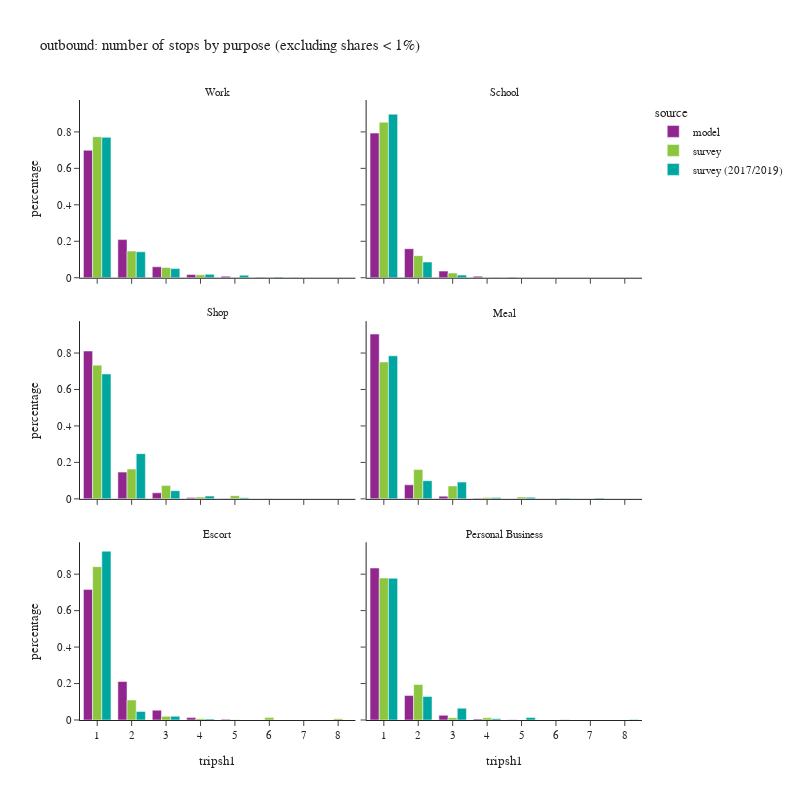

This figure's notebook cell:
### Code cell
df_plot = df_tour.groupby(['tripsh1','pdpurp_label','source'])['toexpfac'].sum().reset_index()
df_plot['percentage'] = df_plot.groupby(['pdpurp_label','source'], group_keys=False)['toexpfac']. \
    apply(lambda x: x / float(x.sum()))
df_plot2 = df_plot.loc[(df_plot['percentage'] > 0.001) & (df_plot['tripsh1'] <= 10)]

fig = px.bar(df_plot2.sort_values(['source','pdpurp_label']),
             x="tripsh1", y="percentage", color="source",barmode="group",
             facet_col='pdpurp_label', facet_col_wrap=2, 
             hover_data=['toexpfac'],
             title="outbound: number of stops by purpose (excluding shares < 1%)")
fig.update_layout(height=800, width=800)
fig.for_each_annotation(lambda a: a.update(text = a.text.split("=")[-1]))
fig.for_each_xaxis(lambda a: a.update(dict(dtick = 1, categoryorder='category ascending')))
fig.show()

### Figure 1 — Plotly figure (JSON) as saved in the notebook; plotly's stock layout.template omitted (floating-point values rounded to 4 significant figures)
{"data": [{"alignmentgroup": "True", "customdata": [[1148000.0], [343400.0], [98550.0], [28530.0], [13190.0], [4045.0], [2297.0]], "hovertemplate": "source=model<br>pdpurp_label=Work<br>tripsh1=%{x}<br>percentage=%{y}<br>toexpfac=%{customdata[0]}<extra></extra>", "legendgroup": "model", "marker": {"color": "#91268F", "pattern": {"shape": ""}}, "name": "model", "offsetgroup": "model", "orientation": "v", "showlegend": true, "textposition": "auto", "type": "bar", "x": [1, 2, 3, 4, 5, 6, 7], "xaxis": "x5", "y": [0.6994, 0.2091, 0.06002, 0.01738, 0.008035, 0.002464, 0.001399], "yaxis": "y5"}, {"alignmentgroup": "True", "customdata": [[524100.0], [105200.0], [24080.0], [5301.0], [1459.0]], "hovertemplate": "source=model<br>pdpurp_label=School<br>tripsh1=%{x}<br>percentage=%{y}<br>toexpfac=%{customdata[0]}<extra></extra>", "legendgroup": "model", "marker": {"color": "#91268F", "pattern": {"shape": ""}}, "name": "model", "offsetgroup": "model", "orientation": "v", "showlegend": false, "textposition": "auto", "type": "bar", "x": [1, 2, 3, 4, 5], "xaxis": "x6", "y": [0.7934, 0.1592, 0.03645, 0.008025, 0.002209], "yaxis": "y6"}, {"alignmentgroup": "True", "customdata": [[565200.0], [102300.0], [23100.0], [4742.0], [1252.0]], "hovertemplate": "source=model<br>pdpurp_label=Shop<br>tripsh1=%{x}<br>percentage=%{y}<br>toexpfac=%{customdata[0]}<extra></extra>", "legendgroup": "model", "marker": {"color": "#91268F", "pattern": {"shape": ""}}, "name": "model", "offsetgroup": "model", "orientation": "v", "showlegend": false, "textposition": "auto", "type": "bar", "x": [1, 2, 3, 4, 5], "xaxis": "x3", "y": [0.811, 0.1468, 0.03315, 0.006804, 0.001796], "yaxis": "y3"}, {"alignmentgroup": "True", "customdata": [[612500.0], [52150.0], [10040.0], [1987.0]], "hovertemplate": "source=model<br>pdpurp_label=Meal<br>tripsh1=%{x}<br>percentage=%{y}<br>toexpfac=%{customdata[0]}<extra></extra>", "legendgroup": "model", "marker": {"color": "#91268F", "pattern": {"shape": ""}}, "name": "model", "offsetgroup": "model", "orientation": "v", "showlegend": false, "textposition": "auto", "type": "bar", "x": [1, 2, 3, 4], "xaxis": "x4", "y": [0.9042, 0.07699, 0.01482, 0.002933], "yaxis": "y4"}, {"alignmentgroup": "True", "customdata": [[626700.0], [184500.0], [47120.0], [11430.0], [3668.0]], "hovertemplate": "source=model<br>pdpurp_label=Escort<br>tripsh1=%{x}<br>percentage=%{y}<br>toexpfac=%{customdata[0]}<extra></extra>", "legendgroup": "model", "marker": {"color": "#91268F", "pattern": {"shape": ""}}, "name": "model", "offsetgroup": "model", "orientation": "v", "showlegend": false, "textposition": "auto", "type": "bar", "x": [1, 2, 3, 4, 5], "xaxis": "x", "y": [0.7165, 0.2109, 0.05387, 0.01307, 0.004193], "yaxis": "y"}, {"alignmentgroup": "True", "customdata": [[294900.0], [47390.0], [9131.0], [1766.0], [433.0]], "hovertemplate": "source=model<br>pdpurp_label=Personal Business<br>tripsh1=%{x}<br>percentage=%{y}<br>toexpfac=%{customdata[0]}<extra></extra>", "legendgroup": "model", "marker": {"color": "#91268F", "pattern": {"shape": ""}}, "name": "model", "offsetgroup": "model", "orientation": "v", "showlegend": false, "textposition": "auto", "type": "bar", "x": [1, 2, 3, 4, 5], "xaxis": "x2", "y": [0.8337, 0.134, 0.02581, 0.004992, 0.001224], "yaxis": "y2"}, {"alignmentgroup": "True", "customdata": [[1034000.0], [195500.0], [74950.0], [21040.0], [1950.0], [2079.0]], "hovertemplate": "source=survey<br>pdpurp_label=Work<br>tripsh1=%{x}<br>percentage=%{y}<br>toexpfac=%{customdata[0]}<extra></extra>", "legendgroup": "survey", "marker": {"color": "#8CC63E", "pattern": {"shape": ""}}, "name": "survey", "offsetgroup": "survey", "orientation": "v", "showlegend": true, "textposition": "auto", "type": "bar", "x": [1, 2, 3, 4, 5, 6], "xaxis": "x5", "y": [0.7734, 0.1463, 0.05608, 0.01574, 0.001459, 0.001556], "yaxis": "y5"}, {"alignmentgroup": "True", "customdata": [[443500.0], [62920.0], [13500.0]], "hovertemplate": "source=survey<br>pdpurp_label=School<br>tripsh1=%{x}<br>percentage=%{y}<br>toexpfac=%{customdata[0]}<extra></extra>", "legendgroup": "survey", "marker": {"color": "#8CC63E", "pattern": {"shape": ""}}, "name": "survey", "offsetgroup": "survey", "orientation": "v", "showlegend": false, "textposition": "auto", "type": "bar", "x": [1, 2, 3], "xaxis": "x6", "y": [0.853, 0.121, 0.02596], "yaxis": "y6"}, {"alignmentgroup": "True", "customdata": [[441100.0], [98380.0], [44170.0], [6059.0], [10650.0], [935.1]], "hovertemplate": "source=survey<br>pdpurp_label=Shop<br>tripsh1=%{x}<br>percentage=%{y}<br>toexpfac=%{customdata[0]}<extra></extra>", "legendgroup": "survey", "marker": {"color": "#8CC63E", "pattern": {"shape": ""}}, "name": "survey", "offsetgroup": "survey", "orientation": "v", "showlegend": false, "textposition": "auto", "type": "bar", "x": [1, 2, 3, 4, 5, 6], "xaxis": "x3", "y": [0.7335, 0.1636, 0.07345, 0.01008, 0.01771, 0.001555], "yaxis": "y3"}, {"alignmentgroup": "True", "customdata": [[299000.0], [64060.0], [28150.0], [2793.0], [4038.0]], "hovertemplate": "source=survey<br>pdpurp_label=Meal<br>tripsh1=%{x}<br>percentage=%{y}<br>toexpfac=%{customdata[0]}<extra></extra>", "legendgroup": "survey", "marker": {"color": "#8CC63E", "pattern": {"shape": ""}}, "name": "survey", "offsetgroup": "survey", "orientation": "v", "showlegend": false, "textposition": "auto", "type": "bar", "x": [1, 2, 3, 4, 5], "xaxis": "x4", "y": [0.7509, 0.1609, 0.07069, 0.007015, 0.01014], "yaxis": "y4"}, {"alignmentgroup": "True", "customdata": [[555500.0], [72400.0], [13250.0], [4889.0], [903.3], [8657.0], [4796.0]], "hovertemplate": "source=survey<br>pdpurp_label=Escort<br>tripsh1=%{x}<br>percentage=%{y}<br>toexpfac=%{customdata[0]}<extra></extra>", "legendgroup": "survey", "marker": {"color": "#8CC63E", "pattern": {"shape": ""}}, "name": "survey", "offsetgroup": "survey", "orientation": "v", "showlegend": false, "textposition": "auto", "type": "bar", "x": [1, 2, 3, 4, 5, 6, 8], "xaxis": "x", "y": [0.8412, 0.1096, 0.02006, 0.007402, 0.001368, 0.01311, 0.007262], "yaxis": "y"}, {"alignmentgroup": "True", "customdata": [[238700.0], [59700.0], [3912.0], [3812.0]], "hovertemplate": "source=survey<br>pdpurp_label=Personal Business<br>tripsh1=%{x}<br>percentage=%{y}<br>toexpfac=%{customdata[0]}<extra></extra>", "legendgroup": "survey", "marker": {"color": "#8CC63E", "pattern": {"shape": ""}}, "name": "survey", "offsetgroup": "survey", "orientation": "v", "showlegend": false, "textposition": "auto", "type": "bar", "x": [1, 2, 3, 4], "xaxis": "x2", "y": [0.7787, 0.1947, 0.01276, 0.01243], "yaxis": "y2"}, {"alignmentgroup": "True", "customdata": [[1259000.0], [232500.0], [82130.0], [30700.0], [22300.0], [5520.0]], "hovertemplate": "source=survey (2017/2019)<br>pdpurp_label=Work<br>tripsh1=%{x}<br>percentage=%{y}<br>toexpfac=%{customdata[0]}<extra></extra>", "legendgroup": "survey (2017/2019)", "marker": {"color": "#00A7A0", "pattern": {"shape": ""}}, "name": "survey (2017/2019)", "offsetgroup": "survey (2017/2019)", "orientation": "v", "showlegend": true, "textposition": "auto", "type": "bar", "x": [1, 2, 3, 4, 5, 6], "xaxis": "x5", "y": [0.77, 0.1422, 0.05023, 0.01878, 0.01364, 0.003376], "yaxis": "y5"}, {"alignmentgroup": "True", "customdata": [[471300.0], [45310.0], [7591.0], [670.0]], "hovertemplate": "source=survey (2017/2019)<br>pdpurp_label=School<br>tripsh1=%{x}<br>percentage=%{y}<br>toexpfac=%{customdata[0]}<extra></extra>", "legendgroup": "survey (2017/2019)", "marker": {"color": "#00A7A0", "pattern": {"shape": ""}}, "name": "survey (2017/2019)", "offsetgroup": "survey (2017/2019)", "orientation": "v", "showlegend": false, "textposition": "auto", "type": "bar", "x": [1, 2, 3, 4], "xaxis": "x6", "y": [0.8972, 0.08624, 0.01445, 0.001275], "yaxis": "y6"}, {"alignmentgroup": "True", "customdata": [[538900.0], [195000.0], [35230.0], [11900.0], [4942.0]], "hovertemplate": "source=survey (2017/2019)<br>pdpurp_label=Shop<br>tripsh1=%{x}<br>percentage=%{y}<br>toexpfac=%{customdata[0]}<extra></extra>", "legendgroup": "survey (2017/2019)", "marker": {"color": "#00A7A0", "pattern": {"shape": ""}}, "name": "survey (2017/2019)", "offsetgroup": "survey (2017/2019)", "orientation": "v", "showlegend": false, "textposition": "auto", "type": "bar", "x": [1, 2, 3, 4, 5], "xaxis": "x3", "y": [0.6854, 0.248, 0.04481, 0.01514, 0.006286], "yaxis": "y3"}, {"alignmentgroup": "True", "customdata": [[289800.0], [36750.0], [33970.0], [2861.0], [3204.0], [1223.0], [1518.0]], "hovertemplate": "source=survey (2017/2019)<br>pdpurp_label=Meal<br>tripsh1=%{x}<br>percentage=%{y}<br>toexpfac=%{customdata[0]}<extra></extra>", "legendgroup": "survey (2017/2019)", "marker": {"color": "#00A7A0", "pattern": {"shape": ""}}, "name": "survey (2017/2019)", "offsetgroup": "survey (2017/2019)", "orientation": "v", "showlegend": false, "textposition": "auto", "type": "bar", "x": [1, 2, 3, 4, 5, 6, 7], "xaxis": "x4", "y": [0.7847, 0.0995, 0.09197, 0.007746, 0.008673, 0.003311, 0.00411], "yaxis": "y4"}, {"alignmentgroup": "True", "customdata": [[402800.0], [20480.0], [8988.0], [2475.0]], "hovertemplate": "source=survey (2017/2019)<br>pdpurp_label=Escort<br>tripsh1=%{x}<br>percentage=%{y}<br>toexpfac=%{customdata[0]}<extra></extra>", "legendgroup": "survey (2017/2019)", "marker": {"color": "#00A7A0", "pattern": {"shape": ""}}, "name": "survey (2017/2019)", "offsetgroup": "survey (2017/2019)", "orientation": "v", "showlegend": false, "textposition": "auto", "type": "bar", "x": [1, 2, 3, 4], "xaxis": "x", "y": [0.9262, 0.0471, 0.02067, 0.005691], "yaxis": "y"}, {"alignmentgroup": "True", "customdata": [[633400.0], [105300.0], [52720.0], [5669.0], [11320.0], [835.8], [2012.0]], "hovertemplate": "source=survey (2017/2019)<br>pdpurp_label=Personal Business<br>tripsh1=%{x}<br>percentage=%{y}<br>toexpfac=%{customdata[0]}<extra></extra>", "legendgroup": "survey (2017/2019)", "marker": {"color": "#00A7A0", "pattern": {"shape": ""}}, "name": "survey (2017/2019)", "offsetgroup": "survey (2017/2019)", "orientation": "v", "showlegend": false, "textposition": "auto", "type": "bar", "x": [1, 2, 3, 4, 5, 6, 8], "xaxis": "x2", "y": [0.7772, 0.1293, 0.06468, 0.006956, 0.01389, 0.001026, 0.002468], "yaxis": "y2"}], "layout": {"annotations": [{"font": {}, "showarrow": false, "text": "Escort", "x": 0.245, "xanchor": "center", "xref": "paper", "y": 0.2867, "yanchor": "bottom", "yref": "paper"}, {"font": {}, "showarrow": false, "text": "Personal Business", "x": 0.755, "xanchor": "center", "xref": "paper", "y": 0.2867, "yanchor": "bottom", "yref": "paper"}, {"font": {}, "showarrow": false, "text": "Shop", "x": 0.245, "xanchor": "center", "xref": "paper", "y": 0.6433, "yanchor": "bottom", "yref": "paper"}, {"font": {}, "showarrow": false, "text": "Meal", "x": 0.755, "xanchor": "center", "xref": "paper", "y": 0.6433, "yanchor": "bottom", "yref": "paper"}, {"font": {}, "showarrow": false, "text": "Work", "x": 0.245, "xanchor": "center", "xref": "paper", "y": 1.0, "yanchor": "bottom", "yref": "paper"}, {"font": {}, "showarrow": false, "text": "School", "x": 0.755, "xanchor": "center", "xref": "paper", "y": 1.0, "yanchor": "bottom", "yref": "paper"}], "barmode": "group", "height": 800, "legend": {"title": {"text": "source"}, "tracegroupgap": 0}, "title": {"text": "outbound: number of stops by purpose (excluding shares < 1%)"}, "width": 800, "xaxis": {"anchor": "y", "categoryorder": "category ascending", "domain": [0.0, 0.49], "dtick": 1, "title": {"text": "tripsh1"}}, "xaxis2": {"anchor": "y2", "categoryorder": "category ascending", "domain": [0.51, 1.0], "dtick": 1, "matches": "x", "title": {"text": "tripsh1"}}, "xaxis3": {"anchor": "y3", "categoryorder": "category ascending", "domain": [0.0, 0.49], "dtick": 1, "matches": "x", "showticklabels": false}, "xaxis4": {"anchor": "y4", "categoryorder": "category ascending", "domain": [0.51, 1.0], "dtick": 1, "matches": "x", "showticklabels": false}, "xaxis5": {"anchor": "y5", "categoryorder": "category ascending", "domain": [0.0, 0.49], "dtick": 1, "matches": "x", "showticklabels": false}, "xaxis6": {"anchor": "y6", "categoryorder": "category ascending", "domain": [0.51, 1.0], "dtick": 1, "matches": "x", "showticklabels": false}, "yaxis": {"anchor": "x", "domain": [0.0, 0.2867], "title": {"text": "percentage"}}, "yaxis2": {"anchor": "x2", "domain": [0.0, 0.2867], "matches": "y", "showticklabels": false}, "yaxis3": {"anchor": "x3", "domain": [0.3567, 0.6433], "matches": "y", "title": {"text": "percentage"}}, "yaxis4": {"anchor": "x4", "domain": [0.3567, 0.6433], "matches": "y", "showticklabels": false}, "yaxis5": {"anchor": "x5", "domain": [0.7133, 1.0], "matches": "y", "title": {"text": "percentage"}}, "yaxis6": {"anchor": "x6", "domain": [0.7133, 1.0], "matches": "y", "showticklabels": false}}}
